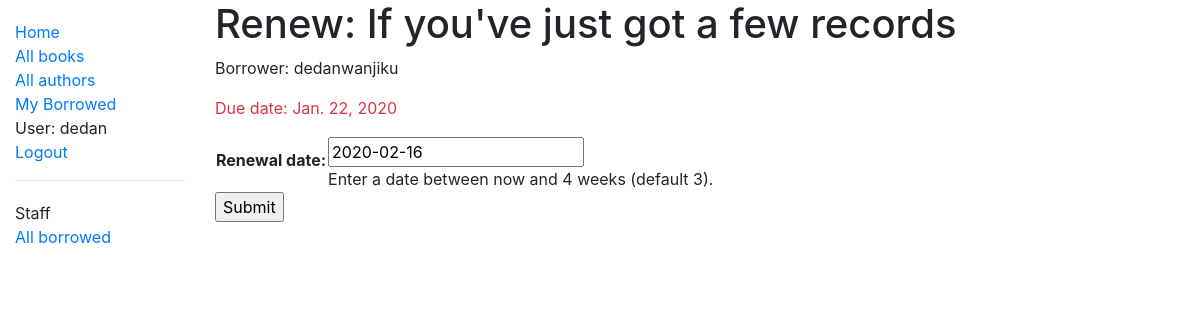
The app's page /catalog/book/6aca93d0-c17e-4698-9979-9d48906923df/renew/ (signed in) with its own data.
### catalog/models.py (models this page shows, shortened)
class BookInstance(models.Model):
    id = models.UUIDField(primary_key=True, default=uuid.uuid4,
                          help_text="Unique ID for this particular book across whole library")
    book = models.ForeignKey('Book', on_delete=models.SET_NULL, null=True)
    imprint = models.CharField(max_length=200)
    due_back = models.DateField(null=True, blank=True)
    borrower = models.ForeignKey(User, on_delete=models.SET_NULL, null=True, blank=True)
    @property
    def is_overdue(self):
        if self.due_back and date.today() > self.due_back:
            return True
        return False
    LOAN_STATUS = (
        ('d', 'Maintenance'),
        ('o', 'On loan'),
        ('a', 'Available'),
        ('r', 'Reserved'),
    )
    status = models.CharField(
        max_length=1,
        choices=LOAN_STATUS,
        blank=True,
        default='d',
        help_text='Book availability')
    class Meta:
        ordering = ['due_back']
        permissions = (("can_mark_returned", "Set book as returned"),)

class Book(models.Model):
    title = models.CharField(max_length=200)
    author = models.ForeignKey('Author', on_delete=models.SET_NULL, null=True)
    summary = models.TextField(max_length=1000, help_text="Enter a brief description of the book")
    isbn = models.CharField('ISBN', max_length=13,
                            help_text='13 Character <a href="https://www.isbn-international.org/content/what-isbn'
                                      '">ISBN number</a>')
    genre = models.ManyToManyField(Genre, help_text="Select a genre for this book")
    language = models.ForeignKey('Language', on_delete=models.SET_NULL, null=True)
    def display_genre(self):
        """Creates a string for the Genre. This is required to display genre in Admin."""
        return ', '.join([genre.name for genre in self.genre.all()[:3]])
    display_genre.short_description = 'Genre'

### catalog/views.py (the view)
# urls.py: path('book/<uuid:pk>/renew/', views.renew_book_librarian, name='renew-book-librarian'),
@permission_required('catalog.can_mark_returned')
def renew_book_librarian(request, pk):
    book_instance = get_object_or_404(BookInstance, pk=pk)
    if request.method == 'POST':
        form = RenewBookForm(request.POST)
        if form.is_valid():
            book_instance.due_back = form.cleaned_data['renewal_date']
            book_instance.save()
            return HttpResponseRedirect(reverse('all-borrowed') )
    else:
        proposed_renewal_date = datetime.date.today() + datetime.timedelta(weeks=3)
        form = RenewBookForm(initial={'renewal_date': proposed_renewal_date})
    context = {
        'form': form,
        'book_instance': book_instance,
    }
    return render(request, 'catalog/book_renew_librarian.html', context)

### catalog/forms.py (shortened to what this page needs)
class RenewBookForm(forms.Form):
    renewal_date = forms.DateField(help_text="Enter a date between now and 4 weeks (default 3).")

### catalog/templates/catalog/book_renew_librarian.html (shortened to what this page needs)
{% extends "base_generic.html" %}
{% block content %}
  <h1>Renew: {{ book_instance.book.title }}</h1>
  <p>Borrower: {{ book_instance.borrower }}</p>
  <p{% if book_instance.is_overdue %} class="text-danger"{% endif %}>Due date: {{ book_instance.due_back }}</p>
  <form action="" method="post">
    <table>
    {{ form.as_table }}
    </table>
    <input type="submit" value="Submit">
  </form>
{% endblock %}

### catalog/templates/base_generic.html (shortened to what this page needs)
<!DOCTYPE html>
<html lang="en">
<head>
  <link rel="stylesheet" href="https://stackpath.bootstrapcdn.com/bootstrap/4.1.3/css/bootstrap.min.css"
>
  {% load static %}
  <link rel="stylesheet" href="{% static 'css/styles.css' %}">
</head>
<body>
  <div class="container-fluid">
    <div class="row">
      <div class="col-sm-2">
        {% block sidebar %}
        <ul class="sidebar-nav">
          <li><a href="{% url 'index' %}">Home</a></li>
          <li><a href="{% url 'books' %}">All books</a></li>
          <li><a href="{% url 'authors' %}">All authors</a></li>
          {% if user.is_authenticated %}
          <li><a href="{% url 'my-borrowed' %}">My Borrowed</a></li>
          <li>User: {{ user.get_username }}</li>
          <li><a href="{% url 'logout'%}?next={{request.path}}">Logout</a></li>
          {% else %}
          <li><a href="{% url 'login'%}?next={{request.path}}">Login</a></li>
          {% endif %}
        </ul>
        {% if user.is_staff %}
        <hr />
        <ul class="sidebar-nav">
          <li>Staff</li>
          {% if perms.catalog.can_mark_returned %}
          <li><a href="{% url 'all-borrowed' %}">All borrowed</a></li>
          {% endif %}
        </ul>
        {% endif %}
        {% endblock %}
      </div>
      <div class="col-sm-10 ">
        {% block content %}{% endblock %}
      </div>
    </div>
  </div>
</body>
</html>

### catalog/static/styles.css (style rules this page uses)
.sidebar-nav { margin-top: 20px; padding: 0; list-style: none; }

### records on screen
BookInstance: book "If you've just got a few records", borrower "dedanwanjiku", due_back "Jan. 22, 2020"

### other values on screen
{{ user.get_username }} "dedan"
